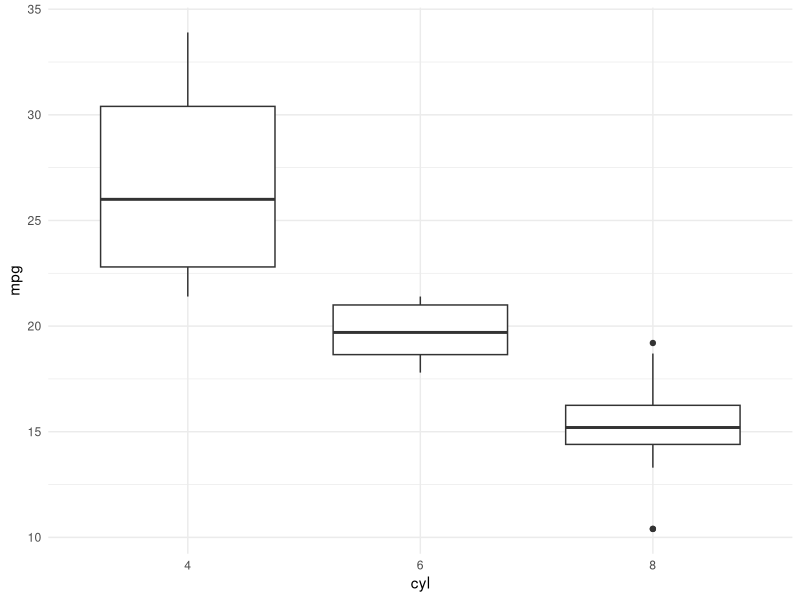

Generate this figure with R:
## ---- chunk 1
#| label: fig-boxplot
#| fig-cap: "A boxplot"

library(ggplot2)

ggplot(mtcars, aes(x = factor(cyl), y = mpg)) +
    geom_boxplot() +
    labs(x = "cyl") +
    theme_minimal()
